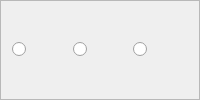
             <widget class="QFrame" name="frame_9">
              <property name="minimumSize">
               <size>
                <width>150</width>
                <height>37</height>
               </size>
              </property>
              <property name="frameShape">
               <enum>QFrame::StyledPanel</enum>
              </property>
              <property name="frameShadow">
               <enum>QFrame::Raised</enum>
              </property>
              <layout class="QGridLayout" name="gridLayout_6">
               <item row="0" column="0">
                <widget class="QRadioButton" name="no_soil_or">
                 <property name="text">
                  <string/>
                 </property>
                </widget>
               </item>
               <item row="0" column="1">
                <widget class="QRadioButton" name="change_soil_or">
                 <property name="text">
                  <string/>
                 </property>
                </widget>
               </item>
               <item row="0" column="2">
                <widget class="QRadioButton" name="calibrate_soil_or">
                 <property name="maximumSize">
                  <size>
                   <width>16777215</width>
                   <height>37</height>
                  </size>
                 </property>
                 <property name="text">
                  <string/>
                 </property>
                </widget>
               </item>
              </layout>
             </widget>
